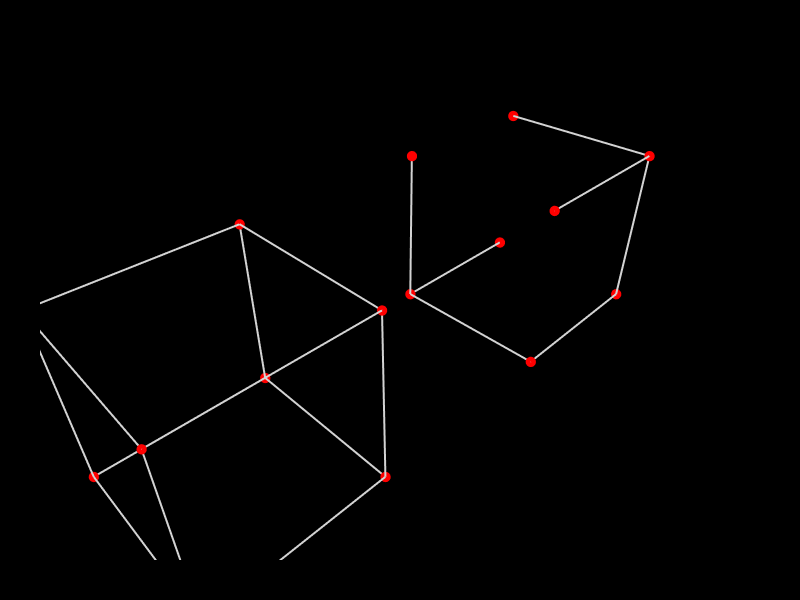

Write notebook code for a chart like this one.
### Markdown cell above
### a. Minimum Spanning Tree
MST is very time consuming to compute on a large grid graph. Here we will demonstrate it on a simple graph

### Code cell
cc1 = CellComplex.Prism()
cc2 = Topology.Translate(cc1, 1.1, 0, 0)
g1 = Graph.ByTopology(cc1)
g2 = Graph.ByTopology(cc2)
g2 = Graph.MinimumSpanningTree(g2)   # g2 reduced to its minimum spanning tree
Topology.Show(g1, g2,
              vertexSize=12,
              vertexColor="red",
              edgeColor="lightgrey",
              edgeWidth=4,
              backgroundColor="black",
              width=800,
              height=600,
              renderer=renderer)

### Figure 1 — Plotly figure (JSON) as saved in the notebook; plotly's stock layout.template omitted (floating-point values rounded to 4 significant figures)
{"data": [{"hoverinfo": "text", "legendgroup": "2", "legendrank": 2, "line": {"color": "lightgrey", "dash": "solid", "width": 4}, "marker": {"size": 0}, "mode": "lines", "name": "1: Untitled Graph (Edges)", "showlegend": false, "text": "", "type": "scatter3d", "x": [-0.25, -0.25, null, -0.25, -0.25, null, -0.25, 0.25, null, 0.25, 0.25, null, 0.25, 0.25, null, -0.25, -0.25, null, -0.25, 0.25, null, 0.25, 0.25, null, -0.25, 0.25, null, -0.25, 0.25, null, -0.25, -0.25, null, 0.25, 0.25, null], "y": [0.25, -0.25, null, 0.25, 0.25, null, 0.25, 0.25, null, 0.25, -0.25, null, 0.25, 0.25, null, 0.25, -0.25, null, 0.25, 0.25, null, -0.25, -0.25, null, -0.25, -0.25, null, -0.25, -0.25, null, -0.25, -0.25, null, 0.25, -0.25, null], "z": [-0.25, -0.25, null, -0.25, 0.25, null, -0.25, -0.25, null, -0.25, -0.25, null, -0.25, 0.25, null, 0.25, 0.25, null, 0.25, 0.25, null, -0.25, 0.25, null, -0.25, -0.25, null, 0.25, 0.25, null, -0.25, 0.25, null, 0.25, 0.25, null]}, {"customdata": ["", "", "", "", "", "", "", ""], "hoverinfo": "text", "hovertemplate": ["Click ", "Click ", "Click ", "Click ", "Click ", "Click ", "Click ", "Click "], "hovertext": ["", "", "", "", "", "", "", ""], "legendgroup": "1", "legendrank": 1, "marker": {"color": ["#FF0000", "#FF0000", "#FF0000", "#FF0000", "#FF0000", "#FF0000", "#FF0000", "#FF0000"], "line": {"width": 0}, "opacity": 1, "size": [12, 12, 12, 12, 12, 12, 12, 12], "sizemode": "diameter", "symbol": "circle"}, "mode": "markers", "name": "1: Untitled Graph (Vertices)", "showlegend": false, "text": ["", "", "", "", "", "", "", ""], "textfont": {"size": 5}, "type": "scatter3d", "x": [-0.25, -0.25, 0.25, -0.25, 0.25, -0.25, 0.25, 0.25], "y": [0.25, -0.25, 0.25, 0.25, -0.25, -0.25, 0.25, -0.25], "z": [-0.25, -0.25, -0.25, 0.25, -0.25, 0.25, 0.25, 0.25]}, {"hoverinfo": "text", "legendgroup": "6", "legendrank": 6, "line": {"color": "lightgrey", "dash": "solid", "width": 4}, "marker": {"size": 0}, "mode": "lines", "name": "2: Untitled Graph (Edges)", "showlegend": false, "text": "", "type": "scatter3d", "x": [1.35, 1.35, null, 1.35, 1.35, null, 0.85, 1.35, null, 0.85, 0.85, null, 0.85, 1.35, null, 0.85, 1.35, null, 0.85, 0.85, null], "y": [0.25, -0.25, null, -0.25, -0.25, null, -0.25, -0.25, null, 0.25, -0.25, null, -0.25, -0.25, null, 0.25, 0.25, null, 0.25, 0.25, null], "z": [0.25, 0.25, null, -0.25, 0.25, null, 0.25, 0.25, null, -0.25, -0.25, null, -0.25, -0.25, null, -0.25, -0.25, null, -0.25, 0.25, null]}, {"customdata": ["", "", "", "", "", "", "", ""], "hoverinfo": "text", "hovertemplate": ["Click ", "Click ", "Click ", "Click ", "Click ", "Click ", "Click ", "Click "], "hovertext": ["", "", "", "", "", "", "", ""], "legendgroup": "5", "legendrank": 5, "marker": {"color": ["#FF0000", "#FF0000", "#FF0000", "#FF0000", "#FF0000", "#FF0000", "#FF0000", "#FF0000"], "line": {"width": 0}, "opacity": 1, "size": [12, 12, 12, 12, 12, 12, 12, 12], "sizemode": "diameter", "symbol": "circle"}, "mode": "markers", "name": "2: Untitled Graph (Vertices)", "showlegend": false, "text": ["", "", "", "", "", "", "", ""], "textfont": {"size": 5}, "type": "scatter3d", "x": [0.85, 0.85, 1.35, 0.85, 1.35, 0.85, 1.35, 1.35], "y": [0.25, -0.25, 0.25, 0.25, -0.25, -0.25, 0.25, -0.25], "z": [-0.25, -0.25, -0.25, 0.25, -0.25, 0.25, 0.25, 0.25]}], "layout": {"autosize": true, "height": 600, "margin": {"b": 40, "l": 40, "r": 40, "t": 40}, "paper_bgcolor": "#000000", "plot_bgcolor": "#000000", "scene": {"aspectmode": "data", "camera": {"center": {"x": 0, "y": 0, "z": 0}, "eye": {"x": -1.25, "y": -1.25, "z": 1.25}, "projection": {"type": "perspective"}, "up": {"x": 0, "y": 0, "z": 1}}, "xaxis": {"visible": false}, "yaxis": {"visible": false}, "zaxis": {"visible": false}}, "showlegend": true, "width": 800, "xaxis": {"showgrid": false, "visible": false, "zeroline": false}, "yaxis": {"showgrid": false, "visible": false, "zeroline": false}}}
